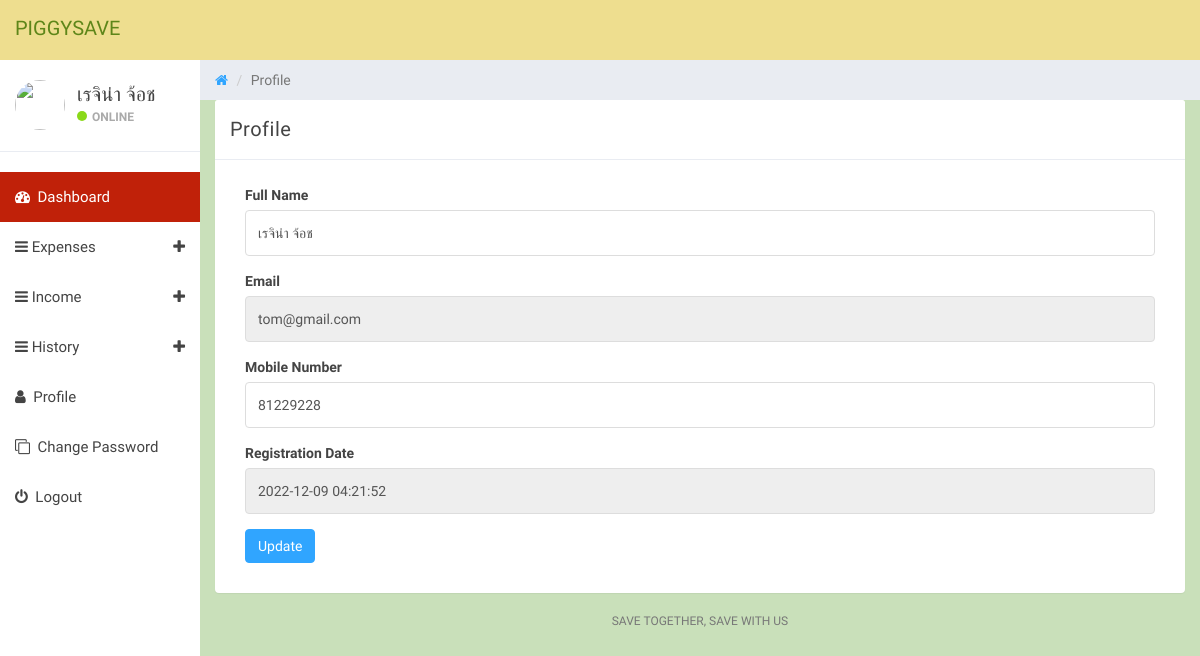
The page /dets/user-profile.php (signed in) on the database its author committed.
### tables this page shows
CREATE TABLE `tbluser` (
  `ID` int(10) NOT NULL,
  `FullName` varchar(150) DEFAULT NULL,
  `Email` varchar(200) DEFAULT NULL,
  `MobileNumber` bigint(10) DEFAULT NULL,
  `Password` varchar(200) DEFAULT NULL,
  `RegDate` timestamp NOT NULL DEFAULT current_timestamp()
);

### dets/user-profile.php (the view, shortened to what this page needs)
<?php
if (strlen($_SESSION['detsuid']==0)) {
  header('location:logout.php');
  } else{
  ?>
<!DOCTYPE html>
<html>
<head>
	<link href="css/bootstrap.min.css" rel="stylesheet">
	<link href="css/font-awesome.min.css" rel="stylesheet">
	<link href="css/datepicker3.css" rel="stylesheet">
	<link href="css/styles.css" rel="stylesheet">
</head>
<body>
	<?php include_once('includes/header.php');?>
	<?php include_once('includes/sidebar.php');?>
	<div class="col-sm-9 col-sm-offset-3 col-lg-10 col-lg-offset-2 main">
		<div class="row">
			<ol class="breadcrumb">
				<li><a href="#">
					<em class="fa fa-home"></em>
				</a></li>
				<li class="active">Profile</li>
			</ol>
		</div>
		<div class="row">
			<div class="col-lg-12">
				<div class="panel panel-default">
					<div class="panel-heading">Profile</div>
					<div class="panel-body">
						<div class="col-md-12">
							 <?php
$userid=$_SESSION['detsuid'];
$ret=mysqli_query($con,"select * from tbluser where ID='$userid'");
while ($row=mysqli_fetch_array($ret)) {
?>
							<form role="form" method="post" action="">
								<div class="form-group">
									<label>Full Name</label>
									<input class="form-control" type="text" value="<?php  echo $row['FullName'];?>" name="fullname" required="true">
								</div>
								<div class="form-group">
									<label>Email</label>
<input type="email" class="form-control" name="email" value="<?php  echo $row['Email'];?>" required="true" readonly="true">
								</div>
								<div class="form-group">
									<label>Mobile Number</label>
									<input class="form-control" type="text" value="<?php  echo $row['MobileNumber'];?>" required="true" name="contactnumber" maxlength="10">
								</div>
								<div class="form-group">
									<label>Registration Date</label>
									<input class="form-control" name="regdate" type="text" value="<?php  echo $row['RegDate'];?>" readonly="true">
								</div>
								<div class="form-group has-success">
									<button type="submit" class="btn btn-primary" name="submit">Update</button>
								</div>
								</div>
								<?php } ?>
						</div>
					</div>
				</div>
			</div>
			<?php include_once('includes/footer.php');?>
		</div>
</body>
</html>
<?php }  ?>

### dets/includes/sidebar.php (shortened to what this page needs)
<?php
include('includes/dbconnection.php');
?>
<div id="sidebar-collapse" class="col-sm-3 col-lg-2 sidebar">
        <div class="profile-sidebar">
            <div class="profile-userpic">
                <img src="https://s3.r29static.com/bin/entry/751/0,56,2000,2000/x,80/1942496/image.jpg" class="img-responsive" alt="">
            </div>
            <div class="profile-usertitle">
                <?php
$uid=$_SESSION['detsuid'];
$ret=mysqli_query($con,"select FullName from tbluser where ID='$uid'");
$row=mysqli_fetch_array($ret);
$name=$row['FullName'];
?>
                <div class="profile-usertitle-name"><?php echo $name; ?></div>
                <div class="profile-usertitle-status"><span class="indicator label-success"></span>Online</div>
            </div>
        </div>
        <ul class="nav menu">
            <li class="active"><a href="dashboard.php"><em class="fa fa-dashboard">&nbsp;</em> Dashboard</a></li>
            <li class="parent "><a data-toggle="collapse" href="#sub-item-1">
                <em class="fa fa-navicon">&nbsp;</em>Expenses <span data-toggle="collapse" href="#sub-item-1" class="icon pull-right"><em class="fa fa-plus"></em></span>
                </a>
            </li>
            <li class="parent "><a data-toggle="collapse" href="#sub-item-3">
                <em class="fa fa-navicon">&nbsp;</em>Income <span data-toggle="collapse" href="#sub-item-3" class="icon pull-right"><em class="fa fa-plus"></em></span>
                </a>
            </li>
  <li class="parent "><a data-toggle="collapse" href="#sub-item-2">
                <em class="fa fa-navicon">&nbsp;</em>History <span data-toggle="collapse" href="#sub-item-1" class="icon pull-right"><em class="fa fa-plus"></em></span>
                </a>
            </li>
            <li><a href="user-profile.php"><em class="fa fa-user">&nbsp;</em> Profile</a></li>
             <li><a href="change-password.php"><em class="fa fa-clone">&nbsp;</em> Change Password</a></li>
<li><a href="logout.php"><em class="fa fa-power-off">&nbsp;</em> Logout</a></li>
        </ul>
    </div>

### dets/css/styles.css (style rules this page uses)
body { background: #c9e0ba; padding-top: 60px; font-size: 14px; color: #444444; font-family: 'Mitr',sans-serif; }
a, a:hover, a:focus { color: #30a5ff; }
input.form-control { border: 1px solid #ddd; box-shadow: none; height: 46px; }
.btn-primary, .btn-primary:hover, .btn-primary:focus, .btn-primary:active, .btn-primary.active, .open > .dropdown-toggle.btn-primary, .btn-primary.disabled, .btn-primary[disabled], fieldset[disabled] .btn-primary, .btn-primary.disabled:hover, .btn-primary[disabled]:hover, fieldset[disabled] .btn-primary:hover, .btn-primary.disabled:focus, .btn-primary[disabled]:focus, fieldset[disabled] .btn-primary:focus, .btn-primary.disabled:active, .btn-primary[disabled]:active, fieldset[disabled] .btn-primary:active, .btn-primary.disabled.active, .btn-primary[disabled].active, fieldset[disabled] .btn-primary.active { background-color: #30a5ff; border-color: #30a5ff; }
.label-success { background-color: #8ad919; }
.panel { border: 0; }
.panel-heading { font-size: 20px; font-weight: 300; letter-spacing: 0.025em; height: 60px; line-height: 38px; }
.panel-default .panel-heading { background: #fff; border-bottom: 1px solid #e9ecf2; color: #444444; }
.sidebar { display: block; padding: 0; display: none; box-shadow: none; background: #fff; }
.sidebar ul { margin: 20px 0px; }
@media (min-width: 768px) { .sidebar { display: block; position: fixed; top: 60px; bottom: 0; left: 0; z-index: 1000; display: block; margin: 0; padding: 0; overflow-x: hidden; overflow-y: auto; } }
.sidebar ul.nav .active a, .sidebar ul.nav li.parent a.active, .sidebar ul.nav .active > a:hover, .sidebar ul.nav li.parent a.active:hover, .sidebar ul.nav .active > a:focus, .sidebar ul.nav li.parent a.active:focus { color: #fff; background-color: #c02109; }
.sidebar ul.nav li a { height: 50px; font-size: 15px; line-height: 2em; color: #444444; }
.profile-sidebar { padding: 10px 0; border-bottom: 1px solid #e9ecf2; }
.indicator { width: 10px; height: 10px; display: inline-block; border-radius: 9999px; margin-right: 5px; }
.profile-userpic img { float: left; margin: 10px 0px 0px 15px; width: 50px; height: 50px; border-radius: 9999px !important; }
.profile-usertitle { float: left; text-align: left; margin: 10px 0 0 12px; }
.profile-usertitle-name { font-size: 20px; margin-bottom: 0px; }
.profile-usertitle-status { text-transform: uppercase; color: #AAA; font-size: 12px; font-weight: 600; margin-bottom: 15px; }
.breadcrumb { border-radius: 0; padding: 10px 15px 10px 15px; background: #e9ecf2; margin: 0; }

### rows shown on the page
tbluser: FullName "เรจิน่า จ้อช", fullname "เรจิน่า จ้อช", email "tom@gmail.com", contactnumber "81229228", regdate "2022-12-09 04:21:52"
